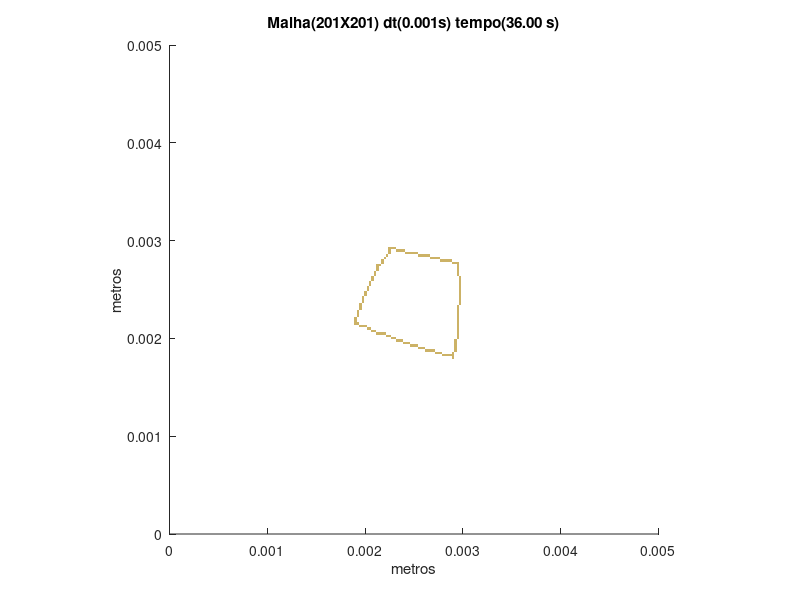

Here is the MATLAB script that generated this plot:
set (gca,'PlotBoxAspectRatio',[1 1 1],'Xlim',[0,0.005],'Ylim',[0,0.005])
hold on
title('Malha(201X201) dt(0.001s) tempo(36.00 s)')
hold on
ylabel('metros')
hold on
xlabel('metros')
hold on

fill([0.00288557213930348 0.00288557213930348 0.00291044776119403 0.00291044776119403],[0.0017910447761194 0.00181592039800995 0.00181592039800995 0.0017910447761194],[0.8,0.7,0.4],'LineStyle','none')

fill([0.00278606965174129 0.00278606965174129 0.00281094527363184 0.00281094527363184],[0.00181592039800995 0.0018407960199005 0.0018407960199005 0.00181592039800995],[0.8,0.7,0.4],'LineStyle','none')

fill([0.00281094527363184 0.00281094527363184 0.00283582089552239 0.00283582089552239],[0.00181592039800995 0.0018407960199005 0.0018407960199005 0.00181592039800995],[0.8,0.7,0.4],'LineStyle','none')

fill([0.00283582089552239 0.00283582089552239 0.00286069651741294 0.00286069651741294],[0.00181592039800995 0.0018407960199005 0.0018407960199005 0.00181592039800995],[0.8,0.7,0.4],'LineStyle','none')

fill([0.00286069651741294 0.00286069651741294 0.00288557213930348 0.00288557213930348],[0.00181592039800995 0.0018407960199005 0.0018407960199005 0.00181592039800995],[0.8,0.7,0.4],'LineStyle','none')

fill([0.00288557213930348 0.00288557213930348 0.00291044776119403 0.00291044776119403],[0.00181592039800995 0.0018407960199005 0.0018407960199005 0.00181592039800995],[0.8,0.7,0.4],'LineStyle','none')

fill([0.00271144278606965 0.00271144278606965 0.0027363184079602 0.0027363184079602],[0.0018407960199005 0.00186567164179104 0.00186567164179104 0.0018407960199005],[0.8,0.7,0.4],'LineStyle','none')

fill([0.0027363184079602 0.0027363184079602 0.00276119402985075 0.00276119402985075],[0.0018407960199005 0.00186567164179104 0.00186567164179104 0.0018407960199005],[0.8,0.7,0.4],'LineStyle','none')

fill([0.00276119402985075 0.00276119402985075 0.00278606965174129 0.00278606965174129],[0.0018407960199005 0.00186567164179104 0.00186567164179104 0.0018407960199005],[0.8,0.7,0.4],'LineStyle','none')

fill([0.00288557213930348 0.00288557213930348 0.00291044776119403 0.00291044776119403],[0.0018407960199005 0.00186567164179104 0.00186567164179104 0.0018407960199005],[0.8,0.7,0.4],'LineStyle','none')

fill([0.00261194029850746 0.00261194029850746 0.00263681592039801 0.00263681592039801],[0.00186567164179104 0.00189054726368159 0.00189054726368159 0.00186567164179104],[0.8,0.7,0.4],'LineStyle','none')

fill([0.00263681592039801 0.00263681592039801 0.00266169154228856 0.00266169154228856],[0.00186567164179104 0.00189054726368159 0.00189054726368159 0.00186567164179104],[0.8,0.7,0.4],'LineStyle','none')

fill([0.00266169154228856 0.00266169154228856 0.0026865671641791 0.0026865671641791],[0.00186567164179104 0.00189054726368159 0.00189054726368159 0.00186567164179104],[0.8,0.7,0.4],'LineStyle','none')

fill([0.0026865671641791 0.0026865671641791 0.00271144278606965 0.00271144278606965],[0.00186567164179104 0.00189054726368159 0.00189054726368159 0.00186567164179104],[0.8,0.7,0.4],'LineStyle','none')

fill([0.00291044776119403 0.00291044776119403 0.00293532338308458 0.00293532338308458],[0.00186567164179104 0.00189054726368159 0.00189054726368159 0.00186567164179104],[0.8,0.7,0.4],'LineStyle','none')

fill([0.00253731343283582 0.00253731343283582 0.00256218905472637 0.00256218905472637],[0.00189054726368159 0.00191542288557214 0.00191542288557214 0.00189054726368159],[0.8,0.7,0.4],'LineStyle','none')

fill([0.00256218905472637 0.00256218905472637 0.00258706467661692 0.00258706467661692],[0.00189054726368159 0.00191542288557214 0.00191542288557214 0.00189054726368159],[0.8,0.7,0.4],'LineStyle','none')

fill([0.00258706467661692 0.00258706467661692 0.00261194029850746 0.00261194029850746],[0.00189054726368159 0.00191542288557214 0.00191542288557214 0.00189054726368159],[0.8,0.7,0.4],'LineStyle','none')

fill([0.00291044776119403 0.00291044776119403 0.00293532338308458 0.00293532338308458],[0.00189054726368159 0.00191542288557214 0.00191542288557214 0.00189054726368159],[0.8,0.7,0.4],'LineStyle','none')

fill([0.00246268656716418 0.00246268656716418 0.00248756218905473 0.00248756218905473],[0.00191542288557214 0.00194029850746269 0.00194029850746269 0.00191542288557214],[0.8,0.7,0.4],'LineStyle','none')

fill([0.00248756218905473 0.00248756218905473 0.00251243781094527 0.00251243781094527],[0.00191542288557214 0.00194029850746269 0.00194029850746269 0.00191542288557214],[0.8,0.7,0.4],'LineStyle','none')

fill([0.00251243781094527 0.00251243781094527 0.00253731343283582 0.00253731343283582],[0.00191542288557214 0.00194029850746269 0.00194029850746269 0.00191542288557214],[0.8,0.7,0.4],'LineStyle','none')

fill([0.00291044776119403 0.00291044776119403 0.00293532338308458 0.00293532338308458],[0.00191542288557214 0.00194029850746269 0.00194029850746269 0.00191542288557214],[0.8,0.7,0.4],'LineStyle','none')

fill([0.00238805970149254 0.00238805970149254 0.00241293532338308 0.00241293532338308],[0.00194029850746269 0.00196517412935323 0.00196517412935323 0.00194029850746269],[0.8,0.7,0.4],'LineStyle','none')

fill([0.00241293532338308 0.00241293532338308 0.00243781094527363 0.00243781094527363],[0.00194029850746269 0.00196517412935323 0.00196517412935323 0.00194029850746269],[0.8,0.7,0.4],'LineStyle','none')

fill([0.00243781094527363 0.00243781094527363 0.00246268656716418 0.00246268656716418],[0.00194029850746269 0.00196517412935323 0.00196517412935323 0.00194029850746269],[0.8,0.7,0.4],'LineStyle','none')

fill([0.00291044776119403 0.00291044776119403 0.00293532338308458 0.00293532338308458],[0.00194029850746269 0.00196517412935323 0.00196517412935323 0.00194029850746269],[0.8,0.7,0.4],'LineStyle','none')

fill([0.0023134328358209 0.0023134328358209 0.00233830845771144 0.00233830845771144],[0.00196517412935323 0.00199004975124378 0.00199004975124378 0.00196517412935323],[0.8,0.7,0.4],'LineStyle','none')

fill([0.00233830845771144 0.00233830845771144 0.00236318407960199 0.00236318407960199],[0.00196517412935323 0.00199004975124378 0.00199004975124378 0.00196517412935323],[0.8,0.7,0.4],'LineStyle','none')

fill([0.00236318407960199 0.00236318407960199 0.00238805970149254 0.00238805970149254],[0.00196517412935323 0.00199004975124378 0.00199004975124378 0.00196517412935323],[0.8,0.7,0.4],'LineStyle','none')

fill([0.00291044776119403 0.00291044776119403 0.00293532338308458 0.00293532338308458],[0.00196517412935323 0.00199004975124378 0.00199004975124378 0.00196517412935323],[0.8,0.7,0.4],'LineStyle','none')

fill([0.0022636815920398 0.0022636815920398 0.00228855721393035 0.00228855721393035],[0.00199004975124378 0.00201492537313433 0.00201492537313433 0.00199004975124378],[0.8,0.7,0.4],'LineStyle','none')

fill([0.00228855721393035 0.00228855721393035 0.0023134328358209 0.0023134328358209],[0.00199004975124378 0.00201492537313433 0.00201492537313433 0.00199004975124378],[0.8,0.7,0.4],'LineStyle','none')

fill([0.00293532338308458 0.00293532338308458 0.00296019900497512 0.00296019900497512],[0.00199004975124378 0.00201492537313433 0.00201492537313433 0.00199004975124378],[0.8,0.7,0.4],'LineStyle','none')

fill([0.00221393034825871 0.00221393034825871 0.00223880597014925 0.00223880597014925],[0.00201492537313433 0.00203980099502488 0.00203980099502488 0.00201492537313433],[0.8,0.7,0.4],'LineStyle','none')

fill([0.00223880597014925 0.00223880597014925 0.0022636815920398 0.0022636815920398],[0.00201492537313433 0.00203980099502488 0.00203980099502488 0.00201492537313433],[0.8,0.7,0.4],'LineStyle','none')

fill([0.00293532338308458 0.00293532338308458 0.00296019900497512 0.00296019900497512],[0.00201492537313433 0.00203980099502488 0.00203980099502488 0.00201492537313433],[0.8,0.7,0.4],'LineStyle','none')

fill([0.00211442786069652 0.00211442786069652 0.00213930348258706 0.00213930348258706],[0.00203980099502488 0.00206467661691542 0.00206467661691542 0.00203980099502488],[0.8,0.7,0.4],'LineStyle','none')

fill([0.00213930348258706 0.00213930348258706 0.00216417910447761 0.00216417910447761],[0.00203980099502488 0.00206467661691542 0.00206467661691542 0.00203980099502488],[0.8,0.7,0.4],'LineStyle','none')

fill([0.00216417910447761 0.00216417910447761 0.00218905472636816 0.00218905472636816],[0.00203980099502488 0.00206467661691542 0.00206467661691542 0.00203980099502488],[0.8,0.7,0.4],'LineStyle','none')

fill([0.00218905472636816 0.00218905472636816 0.00221393034825871 0.00221393034825871],[0.00203980099502488 0.00206467661691542 0.00206467661691542 0.00203980099502488],[0.8,0.7,0.4],'LineStyle','none')

fill([0.00293532338308458 0.00293532338308458 0.00296019900497512 0.00296019900497512],[0.00203980099502488 0.00206467661691542 0.00206467661691542 0.00203980099502488],[0.8,0.7,0.4],'LineStyle','none')

fill([0.00206467661691542 0.00206467661691542 0.00208955223880597 0.00208955223880597],[0.00206467661691542 0.00208955223880597 0.00208955223880597 0.00206467661691542],[0.8,0.7,0.4],'LineStyle','none')

fill([0.00208955223880597 0.00208955223880597 0.00211442786069652 0.00211442786069652],[0.00206467661691542 0.00208955223880597 0.00208955223880597 0.00206467661691542],[0.8,0.7,0.4],'LineStyle','none')

fill([0.00293532338308458 0.00293532338308458 0.00296019900497512 0.00296019900497512],[0.00206467661691542 0.00208955223880597 0.00208955223880597 0.00206467661691542],[0.8,0.7,0.4],'LineStyle','none')

fill([0.00201492537313433 0.00201492537313433 0.00203980099502488 0.00203980099502488],[0.00208955223880597 0.00211442786069652 0.00211442786069652 0.00208955223880597],[0.8,0.7,0.4],'LineStyle','none')

fill([0.00203980099502488 0.00203980099502488 0.00206467661691542 0.00206467661691542],[0.00208955223880597 0.00211442786069652 0.00211442786069652 0.00208955223880597],[0.8,0.7,0.4],'LineStyle','none')

fill([0.00293532338308458 0.00293532338308458 0.00296019900497512 0.00296019900497512],[0.00208955223880597 0.00211442786069652 0.00211442786069652 0.00208955223880597],[0.8,0.7,0.4],'LineStyle','none')

fill([0.00194029850746269 0.00194029850746269 0.00196517412935323 0.00196517412935323],[0.00211442786069652 0.00213930348258706 0.00213930348258706 0.00211442786069652],[0.8,0.7,0.4],'LineStyle','none')

fill([0.00196517412935323 0.00196517412935323 0.00199004975124378 0.00199004975124378],[0.00211442786069652 0.00213930348258706 0.00213930348258706 0.00211442786069652],[0.8,0.7,0.4],'LineStyle','none')

fill([0.00199004975124378 0.00199004975124378 0.00201492537313433 0.00201492537313433],[0.00211442786069652 0.00213930348258706 0.00213930348258706 0.00211442786069652],[0.8,0.7,0.4],'LineStyle','none')

fill([0.00293532338308458 0.00293532338308458 0.00296019900497512 0.00296019900497512],[0.00211442786069652 0.00213930348258706 0.00213930348258706 0.00211442786069652],[0.8,0.7,0.4],'LineStyle','none')

fill([0.00189054726368159 0.00189054726368159 0.00191542288557214 0.00191542288557214],[0.00213930348258706 0.00216417910447761 0.00216417910447761 0.00213930348258706],[0.8,0.7,0.4],'LineStyle','none')

fill([0.00191542288557214 0.00191542288557214 0.00194029850746269 0.00194029850746269],[0.00213930348258706 0.00216417910447761 0.00216417910447761 0.00213930348258706],[0.8,0.7,0.4],'LineStyle','none')

fill([0.00293532338308458 0.00293532338308458 0.00296019900497512 0.00296019900497512],[0.00213930348258706 0.00216417910447761 0.00216417910447761 0.00213930348258706],[0.8,0.7,0.4],'LineStyle','none')

fill([0.00189054726368159 0.00189054726368159 0.00191542288557214 0.00191542288557214],[0.00216417910447761 0.00218905472636816 0.00218905472636816 0.00216417910447761],[0.8,0.7,0.4],'LineStyle','none')

fill([0.00293532338308458 0.00293532338308458 0.00296019900497512 0.00296019900497512],[0.00216417910447761 0.00218905472636816 0.00218905472636816 0.00216417910447761],[0.8,0.7,0.4],'LineStyle','none')

fill([0.00189054726368159 0.00189054726368159 0.00191542288557214 0.00191542288557214],[0.00218905472636816 0.00221393034825871 0.00221393034825871 0.00218905472636816],[0.8,0.7,0.4],'LineStyle','none')

fill([0.00293532338308458 0.00293532338308458 0.00296019900497512 0.00296019900497512],[0.00218905472636816 0.00221393034825871 0.00221393034825871 0.00218905472636816],[0.8,0.7,0.4],'LineStyle','none')

fill([0.00191542288557214 0.00191542288557214 0.00194029850746269 0.00194029850746269],[0.00221393034825871 0.00223880597014925 0.00223880597014925 0.00221393034825871],[0.8,0.7,0.4],'LineStyle','none')

fill([0.00293532338308458 0.00293532338308458 0.00296019900497512 0.00296019900497512],[0.00221393034825871 0.00223880597014925 0.00223880597014925 0.00221393034825871],[0.8,0.7,0.4],'LineStyle','none')

fill([0.00191542288557214 0.00191542288557214 0.00194029850746269 0.00194029850746269],[0.00223880597014925 0.0022636815920398 0.0022636815920398 0.00223880597014925],[0.8,0.7,0.4],'LineStyle','none')

fill([0.00293532338308458 0.00293532338308458 0.00296019900497512 0.00296019900497512],[0.00223880597014925 0.0022636815920398 0.0022636815920398 0.00223880597014925],[0.8,0.7,0.4],'LineStyle','none')

fill([0.00191542288557214 0.00191542288557214 0.00194029850746269 0.00194029850746269],[0.0022636815920398 0.00228855721393035 0.00228855721393035 0.0022636815920398],[0.8,0.7,0.4],'LineStyle','none')

fill([0.00293532338308458 0.00293532338308458 0.00296019900497512 0.00296019900497512],[0.0022636815920398 0.00228855721393035 0.00228855721393035 0.0022636815920398],[0.8,0.7,0.4],'LineStyle','none')

fill([0.00194029850746269 0.00194029850746269 0.00196517412935323 0.00196517412935323],[0.00228855721393035 0.0023134328358209 0.0023134328358209 0.00228855721393035],[0.8,0.7,0.4],'LineStyle','none')

fill([0.00293532338308458 0.00293532338308458 0.00296019900497512 0.00296019900497512],[0.00228855721393035 0.0023134328358209 0.0023134328358209 0.00228855721393035],[0.8,0.7,0.4],'LineStyle','none')

fill([0.00194029850746269 0.00194029850746269 0.00196517412935323 0.00196517412935323],[0.0023134328358209 0.00233830845771144 0.00233830845771144 0.0023134328358209],[0.8,0.7,0.4],'LineStyle','none')

fill([0.00293532338308458 0.00293532338308458 0.00296019900497512 0.00296019900497512],[0.0023134328358209 0.00233830845771144 0.00233830845771144 0.0023134328358209],[0.8,0.7,0.4],'LineStyle','none')

fill([0.00194029850746269 0.00194029850746269 0.00196517412935323 0.00196517412935323],[0.00233830845771144 0.00236318407960199 0.00236318407960199 0.00233830845771144],[0.8,0.7,0.4],'LineStyle','none')

fill([0.00296019900497512 0.00296019900497512 0.00298507462686567 0.00298507462686567],[0.00233830845771144 0.00236318407960199 0.00236318407960199 0.00233830845771144],[0.8,0.7,0.4],'LineStyle','none')

fill([0.00196517412935323 0.00196517412935323 0.00199004975124378 0.00199004975124378],[0.00236318407960199 0.00238805970149254 0.00238805970149254 0.00236318407960199],[0.8,0.7,0.4],'LineStyle','none')

fill([0.00296019900497512 0.00296019900497512 0.00298507462686567 0.00298507462686567],[0.00236318407960199 0.00238805970149254 0.00238805970149254 0.00236318407960199],[0.8,0.7,0.4],'LineStyle','none')

fill([0.00196517412935323 0.00196517412935323 0.00199004975124378 0.00199004975124378],[0.00238805970149254 0.00241293532338308 0.00241293532338308 0.00238805970149254],[0.8,0.7,0.4],'LineStyle','none')

fill([0.00296019900497512 0.00296019900497512 0.00298507462686567 0.00298507462686567],[0.00238805970149254 0.00241293532338308 0.00241293532338308 0.00238805970149254],[0.8,0.7,0.4],'LineStyle','none')

fill([0.00196517412935323 0.00196517412935323 0.00199004975124378 0.00199004975124378],[0.00241293532338308 0.00243781094527363 0.00243781094527363 0.00241293532338308],[0.8,0.7,0.4],'LineStyle','none')

fill([0.00296019900497512 0.00296019900497512 0.00298507462686567 0.00298507462686567],[0.00241293532338308 0.00243781094527363 0.00243781094527363 0.00241293532338308],[0.8,0.7,0.4],'LineStyle','none')

fill([0.00199004975124378 0.00199004975124378 0.00201492537313433 0.00201492537313433],[0.00243781094527363 0.00246268656716418 0.00246268656716418 0.00243781094527363],[0.8,0.7,0.4],'LineStyle','none')

fill([0.00296019900497512 0.00296019900497512 0.00298507462686567 0.00298507462686567],[0.00243781094527363 0.00246268656716418 0.00246268656716418 0.00243781094527363],[0.8,0.7,0.4],'LineStyle','none')

fill([0.00199004975124378 0.00199004975124378 0.00201492537313433 0.00201492537313433],[0.00246268656716418 0.00248756218905473 0.00248756218905473 0.00246268656716418],[0.8,0.7,0.4],'LineStyle','none')

fill([0.00296019900497512 0.00296019900497512 0.00298507462686567 0.00298507462686567],[0.00246268656716418 0.00248756218905473 0.00248756218905473 0.00246268656716418],[0.8,0.7,0.4],'LineStyle','none')

fill([0.00201492537313433 0.00201492537313433 0.00203980099502488 0.00203980099502488],[0.00248756218905473 0.00251243781094527 0.00251243781094527 0.00248756218905473],[0.8,0.7,0.4],'LineStyle','none')

fill([0.00296019900497512 0.00296019900497512 0.00298507462686567 0.00298507462686567],[0.00248756218905473 0.00251243781094527 0.00251243781094527 0.00248756218905473],[0.8,0.7,0.4],'LineStyle','none')

fill([0.00201492537313433 0.00201492537313433 0.00203980099502488 0.00203980099502488],[0.00251243781094527 0.00253731343283582 0.00253731343283582 0.00251243781094527],[0.8,0.7,0.4],'LineStyle','none')

fill([0.00296019900497512 0.00296019900497512 0.00298507462686567 0.00298507462686567],[0.00251243781094527 0.00253731343283582 0.00253731343283582 0.00251243781094527],[0.8,0.7,0.4],'LineStyle','none')

fill([0.00203980099502488 0.00203980099502488 0.00206467661691542 0.00206467661691542],[0.00253731343283582 0.00256218905472637 0.00256218905472637 0.00253731343283582],[0.8,0.7,0.4],'LineStyle','none')

fill([0.00296019900497512 0.00296019900497512 0.00298507462686567 0.00298507462686567],[0.00253731343283582 0.00256218905472637 0.00256218905472637 0.00253731343283582],[0.8,0.7,0.4],'LineStyle','none')

fill([0.00203980099502488 0.00203980099502488 0.00206467661691542 0.00206467661691542],[0.00256218905472637 0.00258706467661692 0.00258706467661692 0.00256218905472637],[0.8,0.7,0.4],'LineStyle','none')

fill([0.00296019900497512 0.00296019900497512 0.00298507462686567 0.00298507462686567],[0.00256218905472637 0.00258706467661692 0.00258706467661692 0.00256218905472637],[0.8,0.7,0.4],'LineStyle','none')

fill([0.00206467661691542 0.00206467661691542 0.00208955223880597 0.00208955223880597],[0.00258706467661692 0.00261194029850746 0.00261194029850746 0.00258706467661692],[0.8,0.7,0.4],'LineStyle','none')

fill([0.00296019900497512 0.00296019900497512 0.00298507462686567 0.00298507462686567],[0.00258706467661692 0.00261194029850746 0.00261194029850746 0.00258706467661692],[0.8,0.7,0.4],'LineStyle','none')

fill([0.00206467661691542 0.00206467661691542 0.00208955223880597 0.00208955223880597],[0.00261194029850746 0.00263681592039801 0.00263681592039801 0.00261194029850746],[0.8,0.7,0.4],'LineStyle','none')

fill([0.00296019900497512 0.00296019900497512 0.00298507462686567 0.00298507462686567],[0.00261194029850746 0.00263681592039801 0.00263681592039801 0.00261194029850746],[0.8,0.7,0.4],'LineStyle','none')

fill([0.00208955223880597 0.00208955223880597 0.00211442786069652 0.00211442786069652],[0.00263681592039801 0.00266169154228856 0.00266169154228856 0.00263681592039801],[0.8,0.7,0.4],'LineStyle','none')

fill([0.00293532338308458 0.00293532338308458 0.00296019900497512 0.00296019900497512],[0.00263681592039801 0.00266169154228856 0.00266169154228856 0.00263681592039801],[0.8,0.7,0.4],'LineStyle','none')

fill([0.00208955223880597 0.00208955223880597 0.00211442786069652 0.00211442786069652],[0.00266169154228856 0.0026865671641791 0.0026865671641791 0.00266169154228856],[0.8,0.7,0.4],'LineStyle','none')

fill([0.00293532338308458 0.00293532338308458 0.00296019900497512 0.00296019900497512],[0.00266169154228856 0.0026865671641791 0.0026865671641791 0.00266169154228856],[0.8,0.7,0.4],'LineStyle','none')

fill([0.00211442786069652 0.00211442786069652 0.00213930348258706 0.00213930348258706],[0.0026865671641791 0.00271144278606965 0.00271144278606965 0.0026865671641791],[0.8,0.7,0.4],'LineStyle','none')

fill([0.00293532338308458 0.00293532338308458 0.00296019900497512 0.00296019900497512],[0.0026865671641791 0.00271144278606965 0.00271144278606965 0.0026865671641791],[0.8,0.7,0.4],'LineStyle','none')

fill([0.00211442786069652 0.00211442786069652 0.00213930348258706 0.00213930348258706],[0.00271144278606965 0.0027363184079602 0.0027363184079602 0.00271144278606965],[0.8,0.7,0.4],'LineStyle','none')

fill([0.00293532338308458 0.00293532338308458 0.00296019900497512 0.00296019900497512],[0.00271144278606965 0.0027363184079602 0.0027363184079602 0.00271144278606965],[0.8,0.7,0.4],'LineStyle','none')

fill([0.00211442786069652 0.00211442786069652 0.00213930348258706 0.00213930348258706],[0.0027363184079602 0.00276119402985075 0.00276119402985075 0.0027363184079602],[0.8,0.7,0.4],'LineStyle','none')

fill([0.00213930348258706 0.00213930348258706 0.00216417910447761 0.00216417910447761],[0.0027363184079602 0.00276119402985075 0.00276119402985075 0.0027363184079602],[0.8,0.7,0.4],'LineStyle','none')

fill([0.00293532338308458 0.00293532338308458 0.00296019900497512 0.00296019900497512],[0.0027363184079602 0.00276119402985075 0.00276119402985075 0.0027363184079602],[0.8,0.7,0.4],'LineStyle','none')

fill([0.00216417910447761 0.00216417910447761 0.00218905472636816 0.00218905472636816],[0.00276119402985075 0.00278606965174129 0.00278606965174129 0.00276119402985075],[0.8,0.7,0.4],'LineStyle','none')

fill([0.00288557213930348 0.00288557213930348 0.00291044776119403 0.00291044776119403],[0.00276119402985075 0.00278606965174129 0.00278606965174129 0.00276119402985075],[0.8,0.7,0.4],'LineStyle','none')

fill([0.00291044776119403 0.00291044776119403 0.00293532338308458 0.00293532338308458],[0.00276119402985075 0.00278606965174129 0.00278606965174129 0.00276119402985075],[0.8,0.7,0.4],'LineStyle','none')

fill([0.00293532338308458 0.00293532338308458 0.00296019900497512 0.00296019900497512],[0.00276119402985075 0.00278606965174129 0.00278606965174129 0.00276119402985075],[0.8,0.7,0.4],'LineStyle','none')

fill([0.00216417910447761 0.00216417910447761 0.00218905472636816 0.00218905472636816],[0.00278606965174129 0.00281094527363184 0.00281094527363184 0.00278606965174129],[0.8,0.7,0.4],'LineStyle','none')

fill([0.00276119402985075 0.00276119402985075 0.00278606965174129 0.00278606965174129],[0.00278606965174129 0.00281094527363184 0.00281094527363184 0.00278606965174129],[0.8,0.7,0.4],'LineStyle','none')

fill([0.00278606965174129 0.00278606965174129 0.00281094527363184 0.00281094527363184],[0.00278606965174129 0.00281094527363184 0.00281094527363184 0.00278606965174129],[0.8,0.7,0.4],'LineStyle','none')

fill([0.00281094527363184 0.00281094527363184 0.00283582089552239 0.00283582089552239],[0.00278606965174129 0.00281094527363184 0.00281094527363184 0.00278606965174129],[0.8,0.7,0.4],'LineStyle','none')

fill([0.00283582089552239 0.00283582089552239 0.00286069651741294 0.00286069651741294],[0.00278606965174129 0.00281094527363184 0.00281094527363184 0.00278606965174129],[0.8,0.7,0.4],'LineStyle','none')

fill([0.00286069651741294 0.00286069651741294 0.00288557213930348 0.00288557213930348],[0.00278606965174129 0.00281094527363184 0.00281094527363184 0.00278606965174129],[0.8,0.7,0.4],'LineStyle','none')

fill([0.00218905472636816 0.00218905472636816 0.00221393034825871 0.00221393034825871],[0.00281094527363184 0.00283582089552239 0.00283582089552239 0.00281094527363184],[0.8,0.7,0.4],'LineStyle','none')

fill([0.00266169154228856 0.00266169154228856 0.0026865671641791 0.0026865671641791],[0.00281094527363184 0.00283582089552239 0.00283582089552239 0.00281094527363184],[0.8,0.7,0.4],'LineStyle','none')

fill([0.0026865671641791 0.0026865671641791 0.00271144278606965 0.00271144278606965],[0.00281094527363184 0.00283582089552239 0.00283582089552239 0.00281094527363184],[0.8,0.7,0.4],'LineStyle','none')

fill([0.00271144278606965 0.00271144278606965 0.0027363184079602 0.0027363184079602],[0.00281094527363184 0.00283582089552239 0.00283582089552239 0.00281094527363184],[0.8,0.7,0.4],'LineStyle','none')

fill([0.0027363184079602 0.0027363184079602 0.00276119402985075 0.00276119402985075],[0.00281094527363184 0.00283582089552239 0.00283582089552239 0.00281094527363184],[0.8,0.7,0.4],'LineStyle','none')

fill([0.00221393034825871 0.00221393034825871 0.00223880597014925 0.00223880597014925],[0.00283582089552239 0.00286069651741294 0.00286069651741294 0.00283582089552239],[0.8,0.7,0.4],'LineStyle','none')

fill([0.00253731343283582 0.00253731343283582 0.00256218905472637 0.00256218905472637],[0.00283582089552239 0.00286069651741294 0.00286069651741294 0.00283582089552239],[0.8,0.7,0.4],'LineStyle','none')

fill([0.00256218905472637 0.00256218905472637 0.00258706467661692 0.00258706467661692],[0.00283582089552239 0.00286069651741294 0.00286069651741294 0.00283582089552239],[0.8,0.7,0.4],'LineStyle','none')

fill([0.00258706467661692 0.00258706467661692 0.00261194029850746 0.00261194029850746],[0.00283582089552239 0.00286069651741294 0.00286069651741294 0.00283582089552239],[0.8,0.7,0.4],'LineStyle','none')

fill([0.00261194029850746 0.00261194029850746 0.00263681592039801 0.00263681592039801],[0.00283582089552239 0.00286069651741294 0.00286069651741294 0.00283582089552239],[0.8,0.7,0.4],'LineStyle','none')

fill([0.00263681592039801 0.00263681592039801 0.00266169154228856 0.00266169154228856],[0.00283582089552239 0.00286069651741294 0.00286069651741294 0.00283582089552239],[0.8,0.7,0.4],'LineStyle','none')

fill([0.00223880597014925 0.00223880597014925 0.0022636815920398 0.0022636815920398],[0.00286069651741294 0.00288557213930348 0.00288557213930348 0.00286069651741294],[0.8,0.7,0.4],'LineStyle','none')

fill([0.00241293532338308 0.00241293532338308 0.00243781094527363 0.00243781094527363],[0.00286069651741294 0.00288557213930348 0.00288557213930348 0.00286069651741294],[0.8,0.7,0.4],'LineStyle','none')

fill([0.00243781094527363 0.00243781094527363 0.00246268656716418 0.00246268656716418],[0.00286069651741294 0.00288557213930348 0.00288557213930348 0.00286069651741294],[0.8,0.7,0.4],'LineStyle','none')

fill([0.00246268656716418 0.00246268656716418 0.00248756218905473 0.00248756218905473],[0.00286069651741294 0.00288557213930348 0.00288557213930348 0.00286069651741294],[0.8,0.7,0.4],'LineStyle','none')

fill([0.00248756218905473 0.00248756218905473 0.00251243781094527 0.00251243781094527],[0.00286069651741294 0.00288557213930348 0.00288557213930348 0.00286069651741294],[0.8,0.7,0.4],'LineStyle','none')

fill([0.00251243781094527 0.00251243781094527 0.00253731343283582 0.00253731343283582],[0.00286069651741294 0.00288557213930348 0.00288557213930348 0.00286069651741294],[0.8,0.7,0.4],'LineStyle','none')

fill([0.00223880597014925 0.00223880597014925 0.0022636815920398 0.0022636815920398],[0.00288557213930348 0.00291044776119403 0.00291044776119403 0.00288557213930348],[0.8,0.7,0.4],'LineStyle','none')

fill([0.0023134328358209 0.0023134328358209 0.00233830845771144 0.00233830845771144],[0.00288557213930348 0.00291044776119403 0.00291044776119403 0.00288557213930348],[0.8,0.7,0.4],'LineStyle','none')

fill([0.00233830845771144 0.00233830845771144 0.00236318407960199 0.00236318407960199],[0.00288557213930348 0.00291044776119403 0.00291044776119403 0.00288557213930348],[0.8,0.7,0.4],'LineStyle','none')

fill([0.00236318407960199 0.00236318407960199 0.00238805970149254 0.00238805970149254],[0.00288557213930348 0.00291044776119403 0.00291044776119403 0.00288557213930348],[0.8,0.7,0.4],'LineStyle','none')

fill([0.00238805970149254 0.00238805970149254 0.00241293532338308 0.00241293532338308],[0.00288557213930348 0.00291044776119403 0.00291044776119403 0.00288557213930348],[0.8,0.7,0.4],'LineStyle','none')

fill([0.00223880597014925 0.00223880597014925 0.0022636815920398 0.0022636815920398],[0.00291044776119403 0.00293532338308458 0.00293532338308458 0.00291044776119403],[0.8,0.7,0.4],'LineStyle','none')

fill([0.0022636815920398 0.0022636815920398 0.00228855721393035 0.00228855721393035],[0.00291044776119403 0.00293532338308458 0.00293532338308458 0.00291044776119403],[0.8,0.7,0.4],'LineStyle','none')

fill([0.00228855721393035 0.00228855721393035 0.0023134328358209 0.0023134328358209],[0.00291044776119403 0.00293532338308458 0.00293532338308458 0.00291044776119403],[0.8,0.7,0.4],'LineStyle','none')
